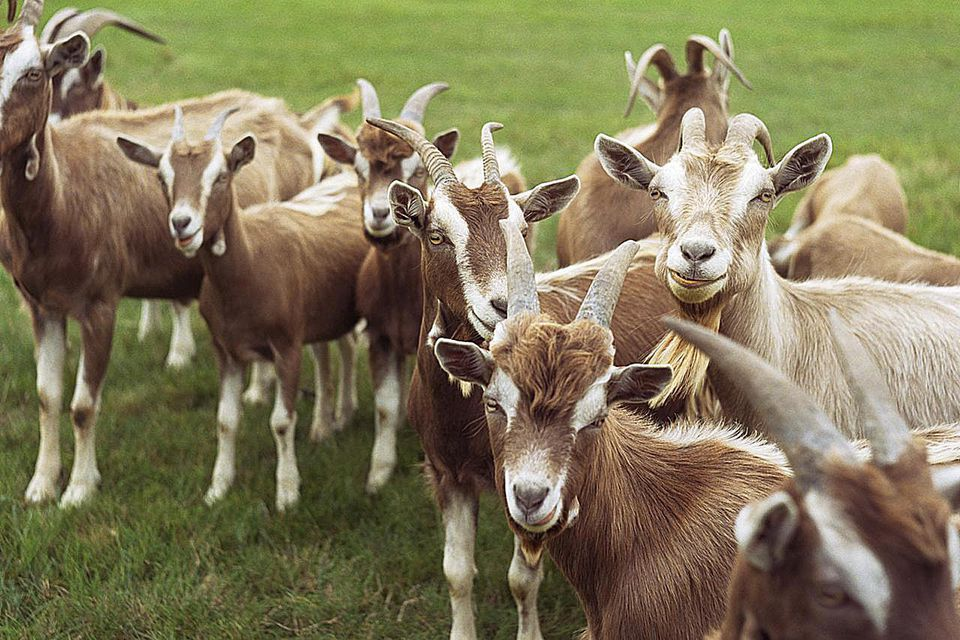
#> input picture ImageManipulation/src/images/goats.jpg, 960 x 640 px
$ python random_img.py   (older library calls are emulated)
#> lines starting #> are read from the running program, lines starting #| are printed output that depends on the picture
#!/usr/bin/env python

"""
    Created by cengen on 2/18/18.
"""

import numpy
from PIL import Image
from scipy.signal import convolve2d
from scipy.ndimage import imread
from scipy import ndimage
from scipy.misc import imsave
from scipy import misc
import cProfile


def sobel_filter(img):
    im = imread(img)
    im = im.astype('int32')
    dx = ndimage.sobel(im, 0)  # horizontal derivative
    dy = ndimage.sobel(im, 1)  # vertical derivative
    mag = numpy.hypot(dx, dy)  # magnitude
    mag *= 255.0 / numpy.max(mag)  # normalize (Q&D)

    return mag


def main():

    array = numpy.random.randint(0, 255, (1080 // 2, 1920 // 2, 3)).astype("uint8")

    img1 = Image.fromarray(array, 'RGB')
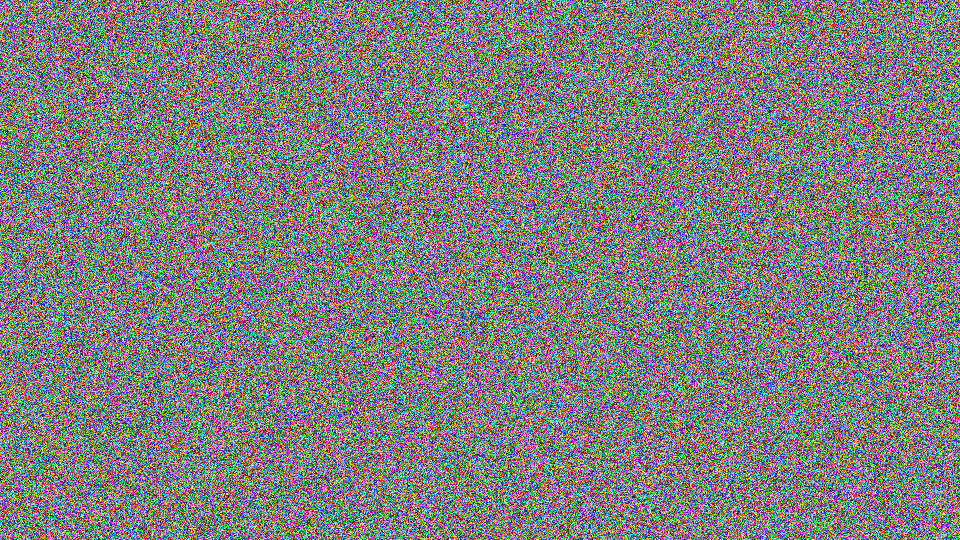
#> img1: PIL image 960x540 RGB; mean R, G, B 127.1, 127.2, 126.8
    img1.save('./images/random.png')

    img1 = './images/random.png'
    img1 = sobel_filter(img1)
#> in sobel_filter, `dx = ndimage.sobel(im, 0)`:
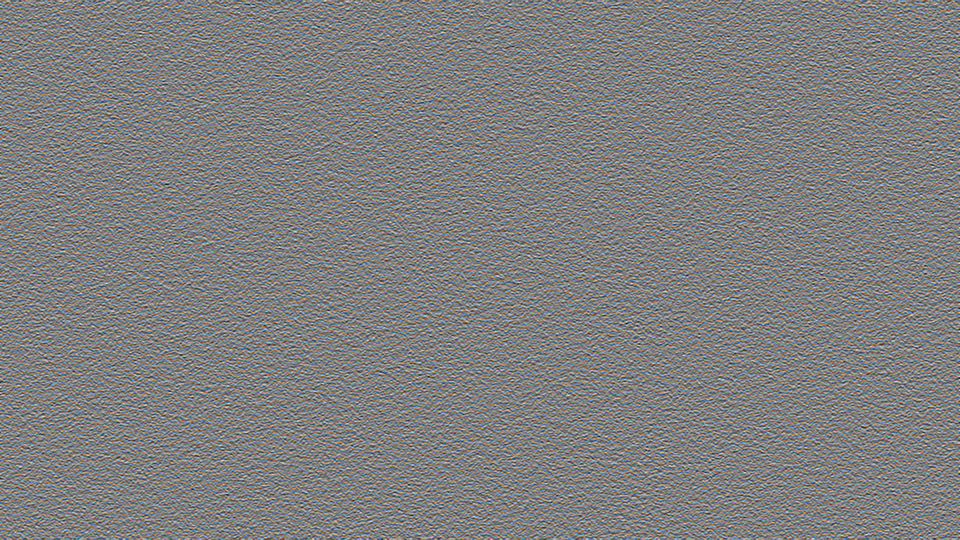
#> dx: shape (540, 960, 3) int32; mean R, G, B 0.1, 0.1, 0.3; drawn with min black and max white

    img2 = "./images/goats.jpg"

    img2 = sobel_filter(img2)
#> call 2 of sobel_filter, with img = './images/goats.jpg'
#> in sobel_filter, im is the input picture: shape (640, 960, 3); mean R, G, B 129.7, 121.7, 90.3
#> in sobel_filter (call 2), `dy = ndimage.sobel(im, 1)`:
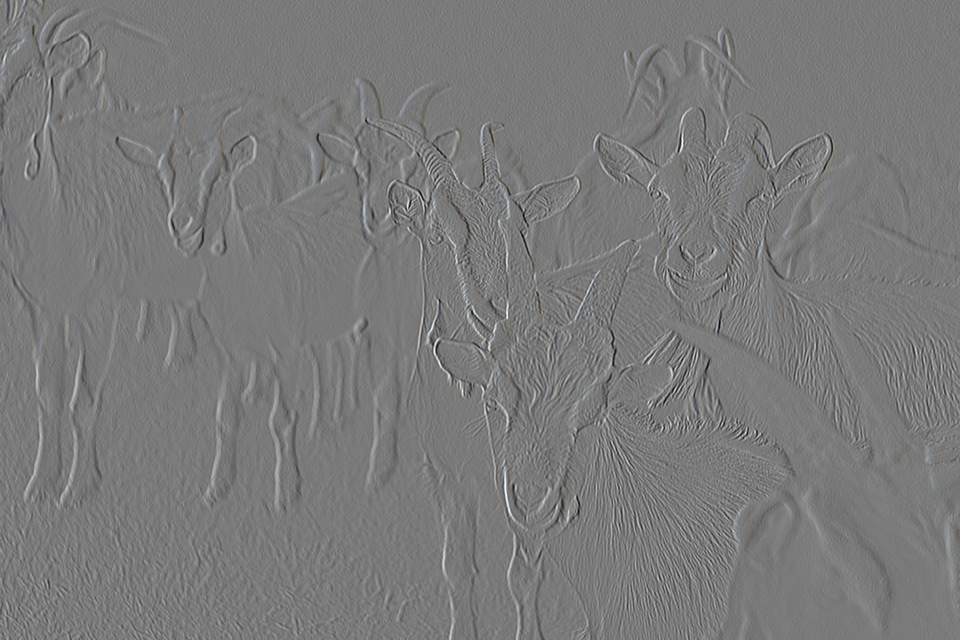
#> dy: shape (640, 960, 3) int32; mean R, G, B 1.6, 1.6, 1.7; drawn with min black and max white
#> in sobel_filter (call 2), `mag = numpy.hypot(dx, dy)`:
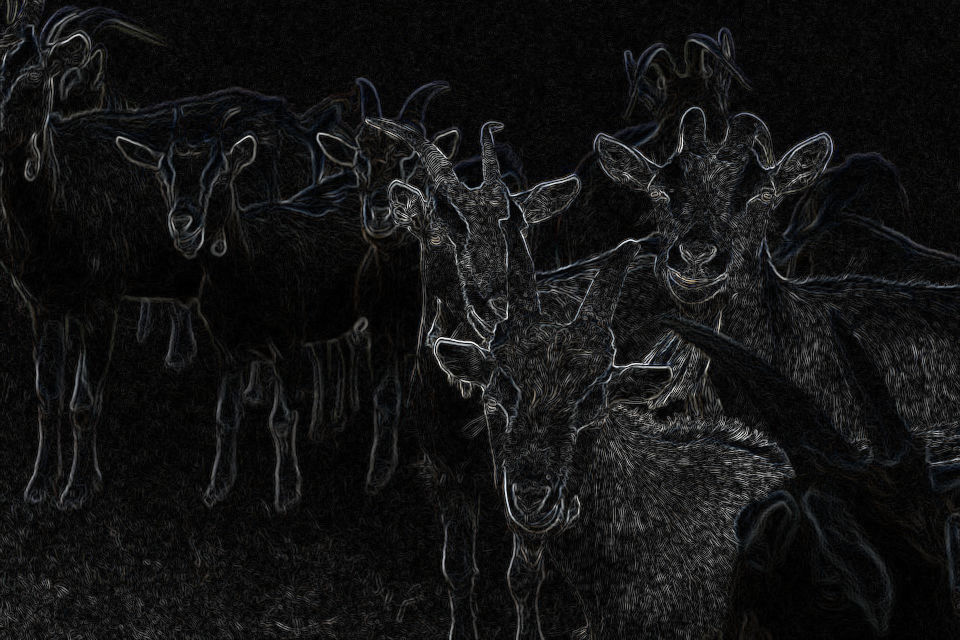
#> mag: shape (640, 960, 3) float64; mean R, G, B 315.6, 317.7, 321.7; drawn with min black and max white

    img3 = "./images/cat_goat.jpg"

    img3 = sobel_filter(img3)
#> call 3 of sobel_filter, with img = './images/cat_goat.jpg'
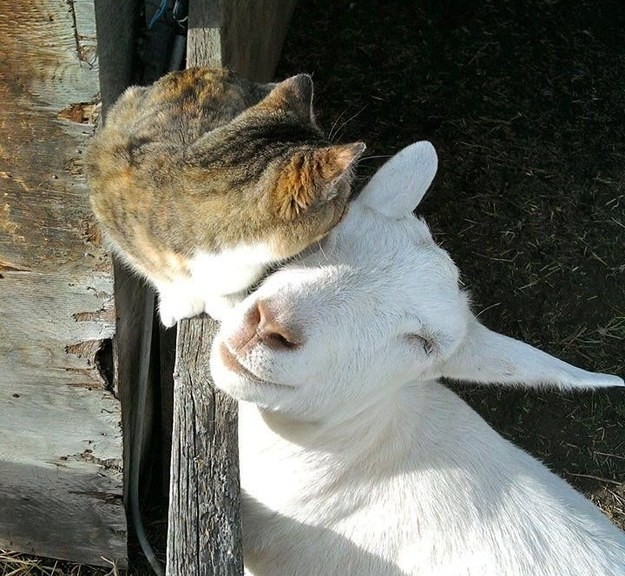
#> input picture ImageManipulation/src/images/cat_goat.jpg, 625 x 576 px
#> in sobel_filter, im is the input picture: shape (576, 625, 3); mean R, G, B 108.8, 109.2, 100.1
#> in sobel_filter (call 3), `dy = ndimage.sobel(im, 1)`:
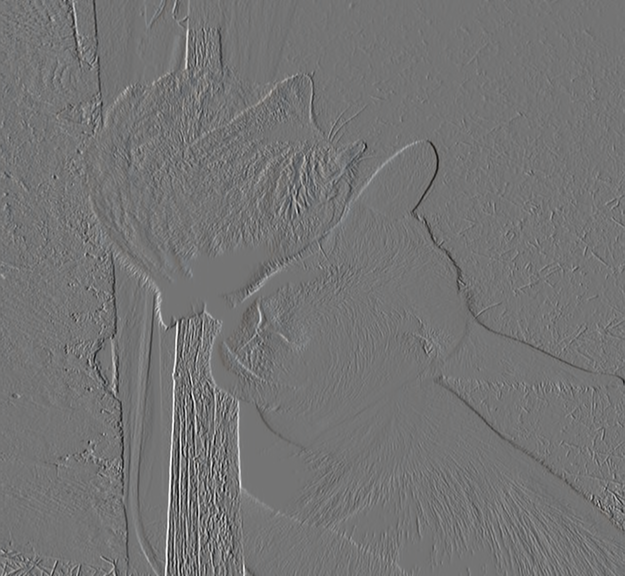
#> dy: shape (576, 625, 3) int32; mean R, G, B -4.3, -3.6, -2.9; drawn with min black and max white
#> in sobel_filter (call 3), `mag = numpy.hypot(dx, dy)`:
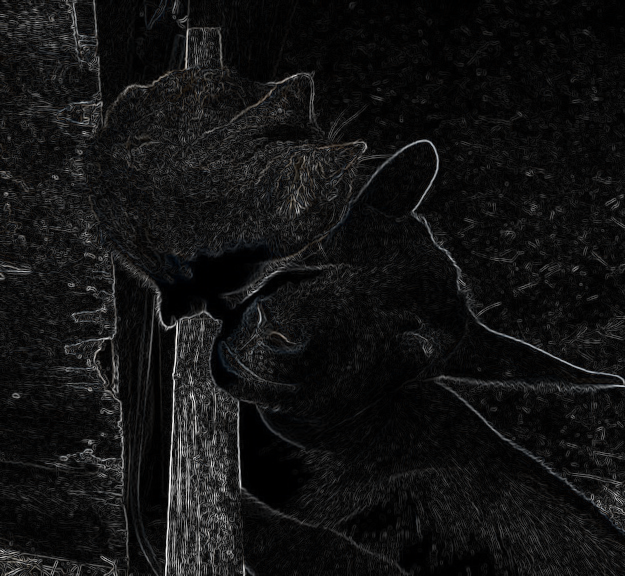
#> mag: shape (576, 625, 3) float64; mean R, G, B 304.3, 304.4, 305.4; drawn with min black and max white

    misc.imshow(img1)
    misc.imshow(img2)
    misc.imshow(img3)


if __name__ == "__main__":
    #cProfile.run("main()")
    main()
